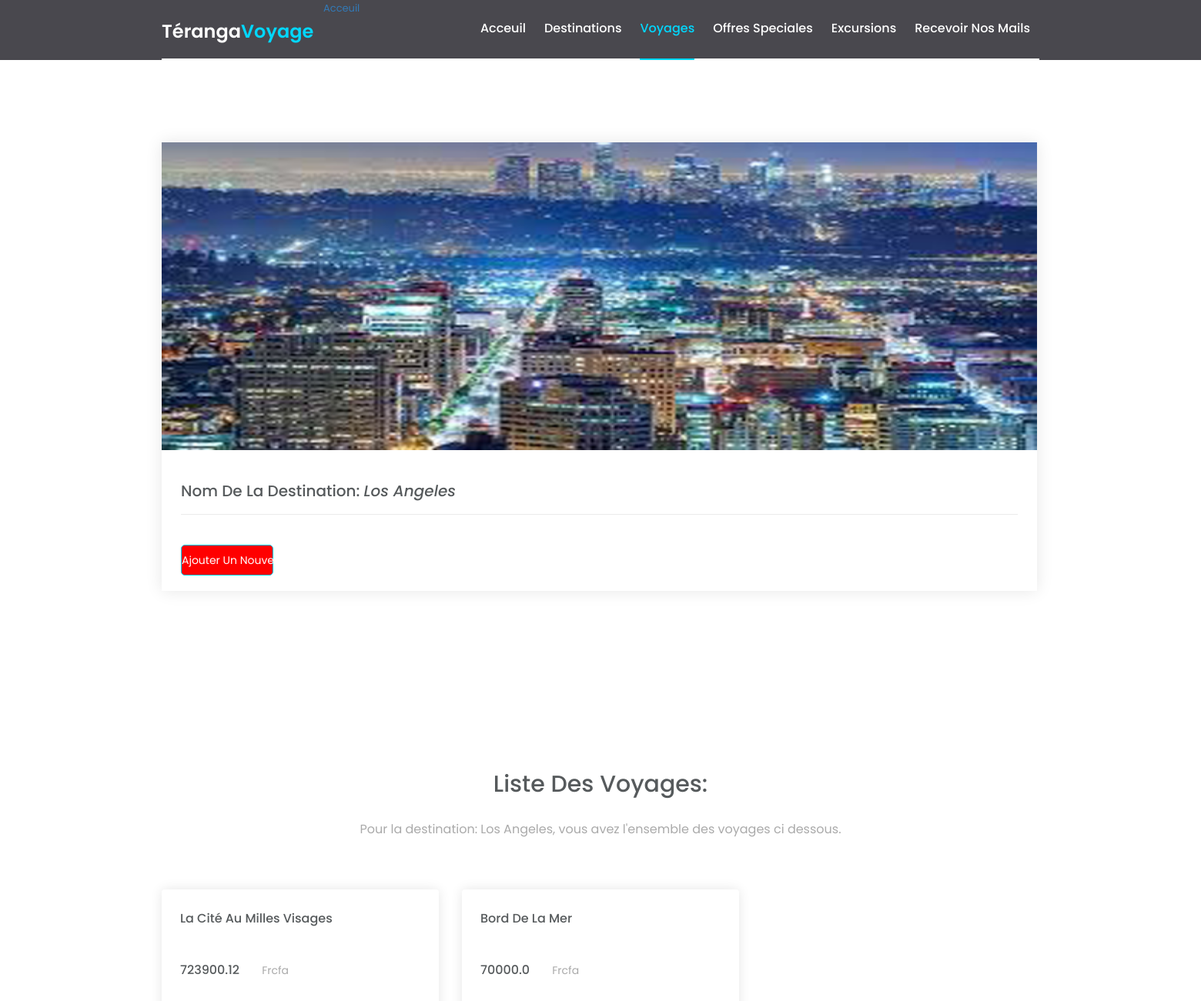
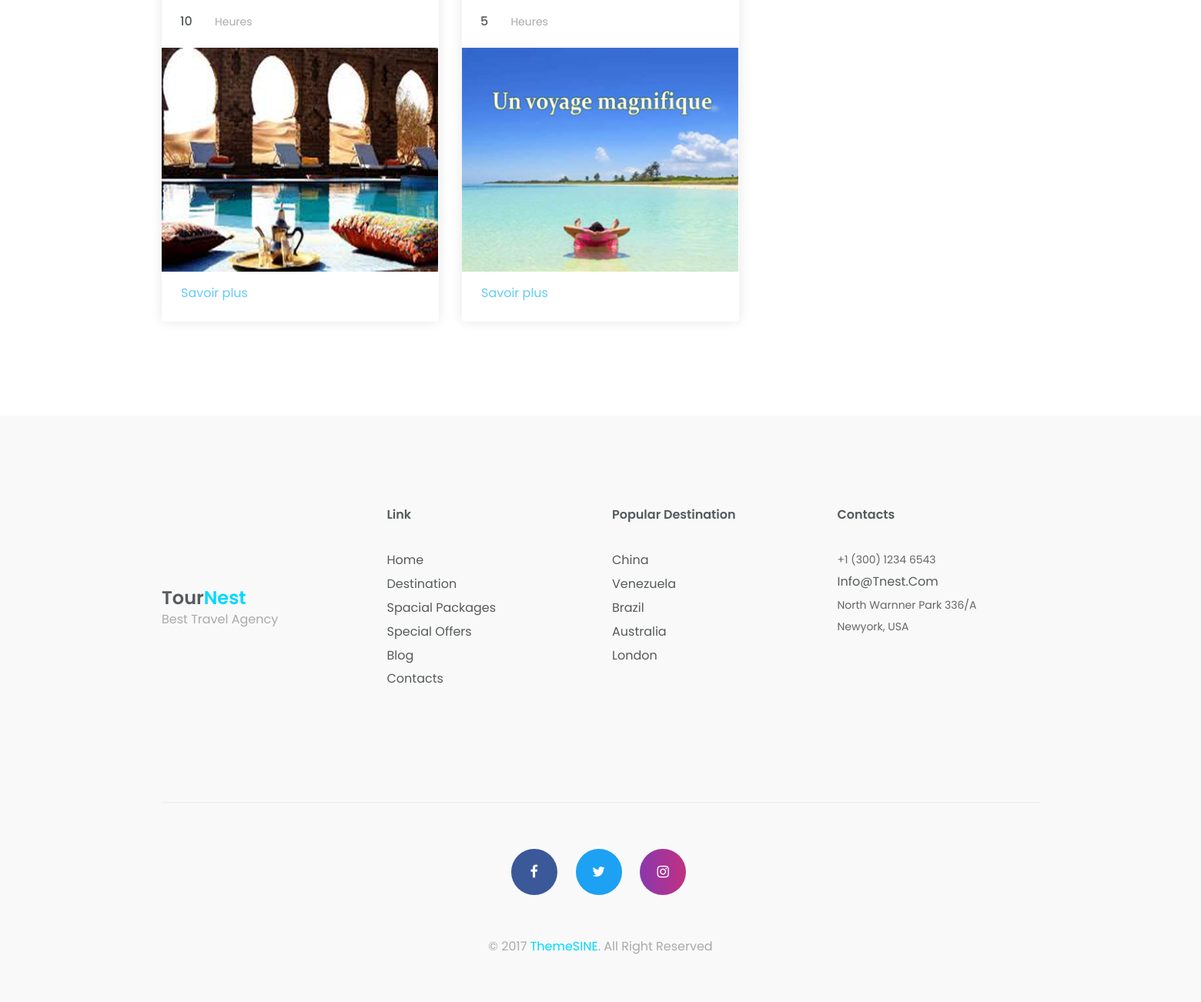
Page /destination/1/ on the committed database (2 pictures, top to bottom).
### destination/models.py (models this page shows, shortened)
class Destination(models.Model):
        pays=models.CharField(max_length=50,null=True)
        image=models.ImageField(upload_to='pics')
        date_creation = models.DateTimeField(auto_now_add=True, null=True)

### voyage/models.py (models this page shows, shortened)
class Voyage(models.Model):
    id_destination=models.ForeignKey(Destination,null=True,on_delete=models.SET_NULL)
    nomvoyage=models.CharField(max_length=100,null=True)
    duree=models.IntegerField(null=True)
    photo=models.ImageField(upload_to = 'pics/',default = 'pics/voy.png')
    prix=models.FloatField(null=True)
    date_creation=models.DateTimeField(auto_now_add=True, null=True)

### destination/views.py (the view)
# urls.py: path('/<str:pk>/',views.Liste_destination,name='destination'),
def Liste_destination(request,pk):
    destination = Destination.objects.get(id=pk)
    voyages = Voyage.objects.filter(id_destination=pk)
    destinations = Destination.objects.all()
    excursions = Excursion.objects.all()
    context = {'destinations': destinations, 'excursions': excursions, 'voyages': voyages,'destination':destination,}
    return render(request, 'destination/list_destination.html',context)

### templates/destination/list_destination.html (shortened to what this page needs)
{% extends 'index_destination.html' %}

### templates/index_destination.html (shortened to what this page needs)
{% include 'base/header.html' %}
<section id="pack" class="packages" >
			<div class="container">
				<div class="packages-content">
					<div class="row"  style="height:400px; width:3500px; alligne:center">
						<div class="col-md-4 col-sm-6">
							<div class="single-package-item">
								<img src="{{destination.image.url}}" alt="package-place" style="height:400px; width:3500px; allign:center">
								<div class="single-package-item-txt">
									<h3><br>Nom de la destination: <i>{{destination.pays}}</i></br></h3>
									<div class="about-btn" style="center:right">
										<ul>
                                           <a href="{% url 'add_voyage' destination.id%} "> <button class="book-btn" style="background-color:red">Ajouter un nouveau voyage </button></a>
										</ul>
								    </div>
							</div>
						</div>
					</div>
				</div>
			</div>
			</div>
		</section>
		<section id="blog" class="blog">
			<div class="container">
				<div class="blog-details">
						<div class="gallary-header text-center">
							<h2>
								Liste des voyages:
							</h2>
							<p>
								Pour la destination: {{ destination.pays }}, vous avez l'ensemble des voyages ci dessous.<br>
							</p>
						</div>
						<div class="blog-content">
							<div class="row">
								{% for voyage in voyages %}
								<div class="col-sm-4 col-md-4">
									<div class="thumbnail">
										<h2>{{voyage.nomvoyage}} <span></span></h2>
                                        <h2>{{voyage.prix}} <span>frcfa </span></h2>
										 <h2>{{voyage.duree}} <span>heures </span></h2>
										<div class="thumbnail-img">
											<img src="{{voyage.photo.url }}" alt="blog-img">
										</div>
										<div class="caption">
											<div class="blog-txt">
												<a href="{% url 'unvoyage' voyage.id %}">Savoir plus</a>
											</div>
										</div>
									</div>
								</div>
									{% endfor %}
							</div>
						</div>
					</div>
				</div>
		</section>
{% include 'base/footer.html' %}
</body>
</html>

### static/css/bootsnav.css (style rules this page uses)
body { -webkit-transition: all 0.3s ease-in-out; -moz-transition: all 0.3s ease-in-out; -o-transition: all 0.3s ease-in-out; -ms-transition: all 0.3s ease-in-out; transition: all 0.3s ease-in-out; }

### static/css/style.css (style rules this page uses)
* { padding: 0; margin: 0; }
* { -webkit-box-sizing:border-box; -moz-box-sizing:border-box; -o-box-sizing:border-box; -ms-box-sizing:border-box; box-sizing:border-box; }
body { position: relative; font-size:14px; color: #222222; background: #fff; font-family: 'Poppins', sans-serif; max-width:1920px; margin:0 auto; overflow-x:hidden; }
a,a:hover,a:active,a:focus { display:inline-block; text-decoration:none; font-size:13px; padding:0; margin:0; }
h1,h2,h3,h4,h5,h6 { margin: 0; color:#222222; text-transform: capitalize; }
p { margin: 0; color:#666666; font-size:14px; }
img { border:none;max-width:100%; height:auto; }
ul { padding: 0; margin: 0; list-style: none; }
select,input,textarea,button { box-shadow:none;outline:0!important; }
html,body { height: 100%; z-index: 2; }
.book-btn { background: #00d8ff; border: 1px solid #00d8ff; width: 120px; height: 40px; white-space: nowrap; text-align: center; color: #fff; font-size:14px; font-family: 'Poppins', sans-serif; text-transform: capitalize; border-radius: 5px; -webkit-transition: 0.5s ease-in-out; -moz-transition: 0.5s ease-in-out; -ms-transition: 0.5s ease-in-out; -o-transition: 0.5s ease-in-out; transition: 0.5s ease-in-out; }
.about-btn { margin-top: 39px; letter-spacing: 1.2px; -webkit-transition: 0.5s ease-in-out; -moz-transition: 0.5s ease-in-out; -ms-transition: 0.5s ease-in-out; -o-transition: 0.5s ease-in-out; transition: 0.5s ease-in-out; }
.gallary-header h2 { position:relative; color:#565a5c; font-size:30px; font-weight:500; text-transform:capitalize; font-family: 'Poppins', sans-serif; padding-bottom:14px; }
.gallary-header p { position:relative; color:#aaa; font-size:16px; font-family: 'Poppins', sans-serif; margin-top: 17px; }
.packages { padding:120px 0 90px; }
.packages-content { margin-top:65px; }
.single-package-item { margin-bottom: 30px; padding-bottom: 20px; box-shadow: 0 0 20px rgba(0,0,0,.1); -webkit-transition: .5s; -moz-transition:.5s; -ms-transition:.5s; -o-transition:.5s; transition: .5s; }
.single-package-item-txt { padding: 0 25px; }
.single-package-item img { width: 100%; }
.single-package-item h3 { position: relative; font-size: 20px; color: #565a5c; font-weight:500; font-family: 'Poppins', sans-serif; padding: 20px 0; }
.single-package-item h3:after { position: absolute; content: " "; bottom: 0; left: 0; width: 100%; height: 1px; background: #ebebeb; }
.blog { background: #fff; padding: 115px 0 92px; }
.blog-content { margin-top: 66px; }
.blog-content .thumbnail { background:transparent; border:transparent; box-shadow: 0 0 15px rgba(0,0,0,.1); margin-bottom:30px; -webkit-transition: .5s; -moz-transition: .5s; -ms-transition: .5s; -o-transition: .5s; transition: .5s; }
.thumbnail h2 { padding: 25px 0 25px 20px; color:#565a5c; font-size:16px; font-family: 'Poppins', sans-serif; }
.thumbnail span { color:#aaa; font-size:14px; font-weight: normal; padding-left: 25px; font-family: 'Poppins', sans-serif; }
.thumbnail-img { position:relative; }
.blog-content .thumbnail .thumbnail-img img { max-width: 102%; margin-left: -4px; }
.blog-content .caption { background:#fff; -webkit-transition: .5s; -moz-transition: .5s; -ms-transition: .5s; -o-transition: .5s; transition: .5s; }
.blog-txt { margin-top:8px; margin-left:12px; }
.blog-content .caption .blog-txt a { font-family: 'Poppins', sans-serif; font-size: 16px; color: #64cbfa; padding-bottom: 12px; -webkit-transition: .5s; -moz-transition: .5s; -ms-transition: .5s; -o-transition: .5s; transition: .5s; }

### rows in the picture
Destination: image (picture), pays "Los Angeles"
Voyage: nomvoyage "La Cité Au Milles Visages", prix "723900.12", duree "10", photo (picture)
Voyage: nomvoyage "Bord De La Mer", prix "70000.0", duree "5", photo (picture)
